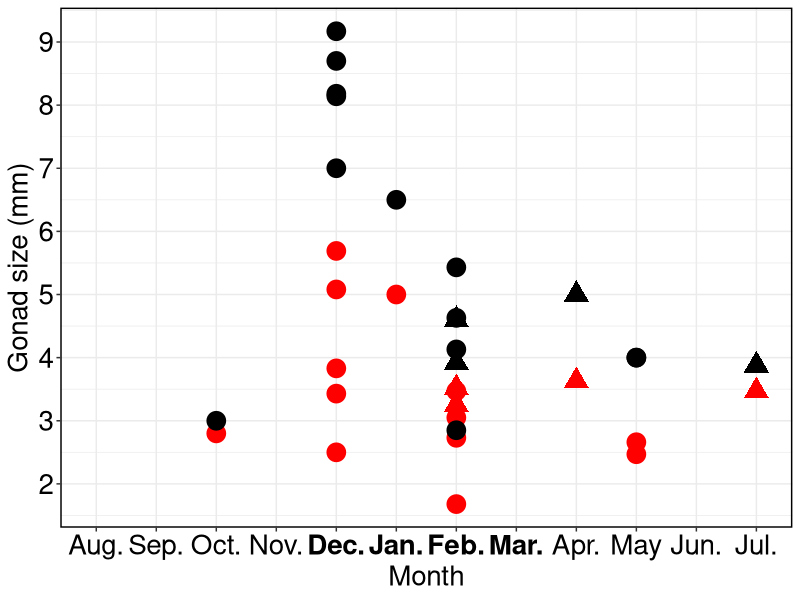

Source code (R):
# Author: Odilon Vieira 
# Date: February 7, 2023

#libraries required
library(dplyr)
library(data.table)
library(ggplot2)

#measurements datasets
conopophagidaeNest = fread("nest_conopophagidae.csv",check.names = T)
conopophagidaeEggs = fread("eggs_conopophagidae.csv",check.names = T)
conopophagidaeClutches = select(conopophagidaeEggs, c(Species, Clutch.Size, Clutches)) %>%
  na.omit()

#function to calculate the statistics (mean, sample count, standard deviation and 
#range) of a sample
statistics = function(smpl){
  smplLength = length(na.omit(smpl))
  if(smplLength > 1){
    m = round(mean(smpl, na.rm = T),2)
    rng = paste(range(smpl,na.rm = T), collapse = "–")
    stdv = round(sd(smpl, na.rm = T),2) 
    if(stdv > 0){
      formated = paste(m," (± ",stdv,", ",rng,", n = ",smplLength,")", sep="") 
    }else{
      formated = paste(m," (n = ",smplLength,")",sep="")
    }
  }else if (smplLength == 1){
    m = rng = na.omit(smpl)[1]
    formated = paste(m," (n = ",smplLength,")",sep="")
    stdv = 0
  }else{
    m = rng = stdv = formated = NA
  }
  
  list(
    mean = m,
    count = smplLength,
    range = rng,
    standardDeviation = stdv,
    textFormat =  as.character(formated)
  )
}

#replicates the clutch sizes in relate to the number of clutches
totalClutches = data.frame()
for(r in 1:nrow(conopophagidaeClutches)){
  clutch = conopophagidaeClutches[r,]
  clutchInfo = clutch[,1:2]
  clutchCount = as.numeric(clutch[,3])

  if(clutchCount > 1){
    clutchRep = data.frame(Species=rep(as.character(clutchInfo[,1]),clutchCount),
                           Clutch.Size=rep(as.numeric(clutchInfo[,2]),clutchCount))
    totalClutches = rbind(totalClutches,clutchRep)
  }else{
    totalClutches = rbind(totalClutches,clutchInfo)
  }
}
#format sources
sources = select(conopophagidaeEggs,c(Species,Source)) %>%
  bind_rows(select(conopophagidaeNest,c(Species,Source))) %>%
  distinct_all() %>%
  group_by(Species) %>%
  summarise(Source = paste(Source, collapse = ", "))

#statistics for nest
summarizedNests_txt = select(conopophagidaeNest, -Source) %>%
  group_by(Species) %>%
  summarise_all(function(x){statistics(x)$textFormat})
#statistics for eggs
summarizedEggs_txt = select(conopophagidaeEggs, -c(Source, Clutch.Size, Clutches)) %>%
  group_by(Species) %>%
  summarise_all(function(x){statistics(x)$textFormat})
#statistics for clutchess
summarizedClutches_txt = group_by(totalClutches, Species) %>%
  summarise(clutchSize = statistics(Clutch.Size)$textFormat)
#merge datasets
nestingConopophagidaeStatistics = left_join(summarizedNests_txt,summarizedEggs_txt,by="Species") %>%
  left_join(summarizedClutches_txt,by="Species") %>%
  left_join(sources,by="Species")

#Specimens of Conopophaga cearae on MHNCE and MN collections with information about gonads
gonads = tibble(
  Voucher = c("MHNCE-0200","MHNCE-0201","MHNCE-0341",rep("MN-42745",2),rep("MN-42746",2),
              "MN-34554",rep("MN-34555",2),rep("MN-35001",2),"MN-36378","MN-36938",
              rep("MN-43276",2),"MN-43309"),
  width = c(2.8, 2.5, 5, 5.69, 5.08, 3.83, 3.43, 3.25, 1.68, 2.73, 3.05, 3.47, 3.63,
            3.52, 2.47, 2.66, 3.47),
  length = c(3, 7, 6.5, 8.70, 9.17, 8.18, 8.14, 4.6, 2.85, 4.13, 4.63, 5.43, 5,
             3.92, 4, 4, 3.88),
  sex = c(rep("Male",7), "Female",rep("Male",4),rep("Female",2),rep("Male",2),"Female"),
  monthNumber = c(10, 12, 1, rep(12,4), rep(2,5), 4, 2, rep(5,2), 7),
  monthText = c("Oct.", "Dec.", "Jan.", rep("Dec.",4), rep("Feb.",5), "Apr.", "Feb.", rep("May",2), "Jul.")
)

monthOrder = c("Aug.","Sep.","Oct.","Nov.",
               "Dec.","Jan.","Feb.","Mar.",
               "Apr.","May","Jun.","Jul.")
breeding = c("Dec.","Jan.","Feb.","Mar.")
#Plot the gonad 
ggplot(gonads) +
  aes(x = factor(monthText, levels = monthOrder), shape=sex) +
  geom_point(aes(y = width), colour="red", size=6, show.legend = F) +
  geom_point(aes(y = length), colour="black", size=6, show.legend = F) +
  xlab("Month") +
  ylab("Gonad size (mm)") +
  scale_x_discrete(breaks=monthOrder,drop=F) +
  scale_y_continuous(breaks = 0:10) +
  scale_shape_manual(values=c("Female"=17,"Male"=19)) +
  theme_bw() +
  theme(text = element_text(color="black", size=20),
    axis.text = element_text(color="black", size=20),
    axis.text.x = element_text(face=ifelse(monthOrder %in% breeding,"bold","plain")),
    panel.border = element_rect(colour="black", linewidth = 1))
